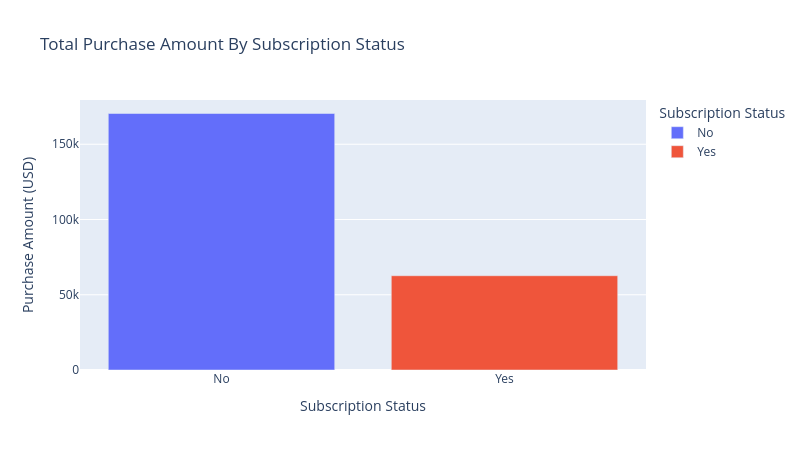

The notebook cell saved with this chart:
### Code cell
total_purchase_sub = df.groupby(['Subscription Status'])['Purchase Amount (USD)'].sum().reset_index()
px.bar(
    total_purchase_sub,
    x='Subscription Status',
    y='Purchase Amount (USD)',
    title='Total Purchase Amount By Subscription Status',
    width=800,
    height=450,
    color ='Subscription Status'
)

### Figure 1 — Plotly figure (JSON) as saved in the notebook; plotly's stock layout.template omitted (floating-point values rounded to 4 significant figures)
{"data": [{"alignmentgroup": "True", "hovertemplate": "Subscription Status=%{x}<br>Purchase Amount (USD)=%{y}<extra></extra>", "legendgroup": "No", "marker": {"color": "#636efa", "pattern": {"shape": ""}}, "name": "No", "offsetgroup": "No", "orientation": "v", "showlegend": true, "textposition": "auto", "type": "bar", "x": ["No"], "xaxis": "x", "y": [170436], "yaxis": "y"}, {"alignmentgroup": "True", "hovertemplate": "Subscription Status=%{x}<br>Purchase Amount (USD)=%{y}<extra></extra>", "legendgroup": "Yes", "marker": {"color": "#EF553B", "pattern": {"shape": ""}}, "name": "Yes", "offsetgroup": "Yes", "orientation": "v", "showlegend": true, "textposition": "auto", "type": "bar", "x": ["Yes"], "xaxis": "x", "y": [62645], "yaxis": "y"}], "layout": {"barmode": "relative", "height": 450, "legend": {"title": {"text": "Subscription Status"}, "tracegroupgap": 0}, "title": {"text": "Total Purchase Amount By Subscription Status"}, "width": 800, "xaxis": {"anchor": "y", "autorange": true, "categoryarray": ["No", "Yes"], "categoryorder": "array", "domain": [0, 1], "range": [-0.5, 1.5], "title": {"text": "Subscription Status"}, "type": "category"}, "yaxis": {"anchor": "x", "autorange": true, "domain": [0, 1], "range": [0, 179400.0], "title": {"text": "Purchase Amount (USD)"}, "type": "linear"}}}
